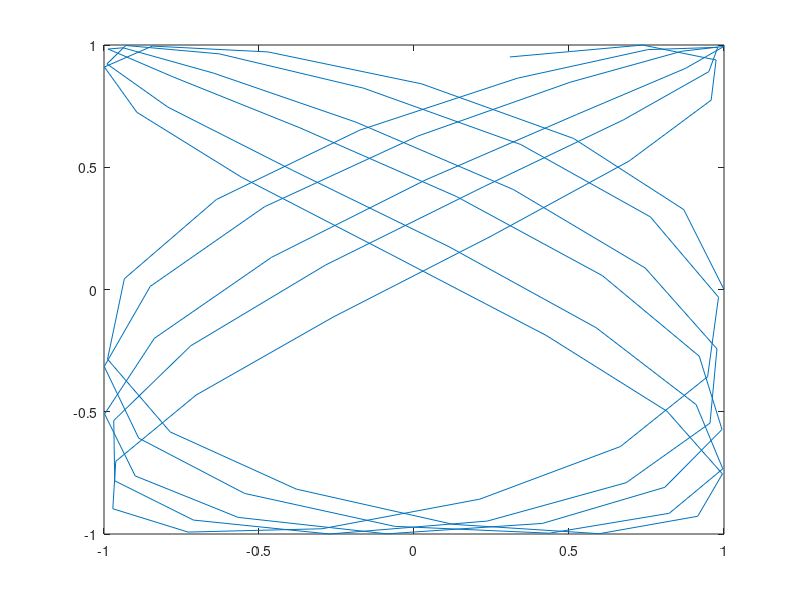

Write the MATLAB code that produced this figure.
% script zime Lisazu figuras
% mainisim f1,f2 - iegusim dazadas figuras
t=0:0.01:1;
f1=8.2; f2=5.3;
x=cos(2*pi*f1*t);
y=sin(2*pi*f2*t);
plot(x,y)
shg